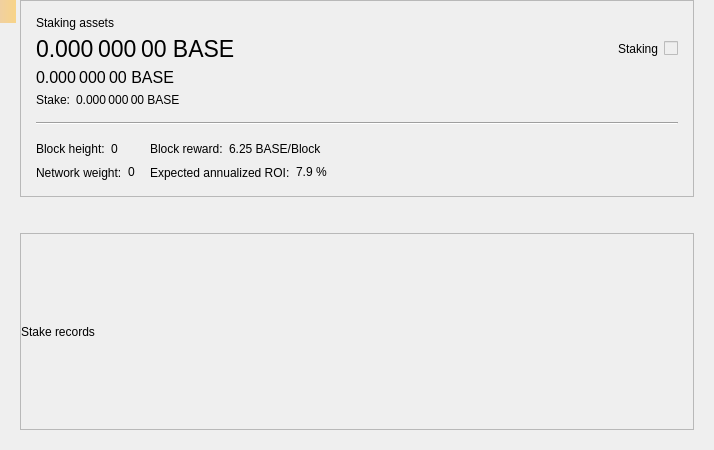
<?xml version="1.0" encoding="UTF-8"?>
<ui version="4.0">
 <class>StakePage</class>
 <widget class="QWidget" name="StakePage">
  <property name="geometry">
   <rect>
    <x>0</x>
    <y>0</y>
    <width>714</width>
    <height>450</height>
   </rect>
  </property>
  <property name="windowTitle">
   <string>Form</string>
  </property>
  <layout class="QVBoxLayout" name="verticalLayout_3">
   <property name="leftMargin">
    <number>20</number>
   </property>
   <property name="topMargin">
    <number>0</number>
   </property>
   <property name="rightMargin">
    <number>20</number>
   </property>
   <property name="bottomMargin">
    <number>20</number>
   </property>
   <item>
    <widget class="QFrame" name="frameStakeInfo">
     <property name="frameShape">
      <enum>QFrame::StyledPanel</enum>
     </property>
     <property name="frameShadow">
      <enum>QFrame::Raised</enum>
     </property>
     <layout class="QVBoxLayout" name="verticalLayout">
      <property name="spacing">
       <number>15</number>
      </property>
      <property name="leftMargin">
       <number>15</number>
      </property>
      <property name="topMargin">
       <number>15</number>
      </property>
      <property name="rightMargin">
       <number>15</number>
      </property>
      <property name="bottomMargin">
       <number>15</number>
      </property>
      <item>
       <layout class="QGridLayout" name="gridLayout_2">
        <property name="spacing">
         <number>6</number>
        </property>
        <item row="1" column="0">
         <widget class="QLabel" name="labelAssets">
          <property name="font">
           <font>
            <pointsize>17</pointsize>
           </font>
          </property>
          <property name="cursor">
           <cursorShape>IBeamCursor</cursorShape>
          </property>
          <property name="toolTip">
           <string>Your current spendable balance</string>
          </property>
          <property name="text">
           <string notr="true">0.000 000 00 BASE</string>
          </property>
          <property name="alignment">
           <set>Qt::AlignLeading|Qt::AlignLeft|Qt::AlignVCenter</set>
          </property>
          <property name="textInteractionFlags">
           <set>Qt::LinksAccessibleByMouse|Qt::TextSelectableByMouse</set>
          </property>
         </widget>
        </item>
        <item row="2" column="0">
         <widget class="QLabel" name="labelAssetsImmature">
          <property name="font">
           <font>
            <pointsize>12</pointsize>
           </font>
          </property>
          <property name="cursor">
           <cursorShape>IBeamCursor</cursorShape>
          </property>
          <property name="toolTip">
           <string>Your immature balance</string>
          </property>
          <property name="text">
           <string notr="true">0.000 000 00 BASE</string>
          </property>
          <property name="alignment">
           <set>Qt::AlignLeading|Qt::AlignLeft|Qt::AlignVCenter</set>
          </property>
          <property name="textInteractionFlags">
           <set>Qt::LinksAccessibleByMouse|Qt::TextSelectableByMouse</set>
          </property>
         </widget>
        </item>
        <item row="0" column="0">
         <widget class="QLabel" name="labelAssetsText">
          <property name="text">
           <string>Staking assets</string>
          </property>
          <property name="alignment">
           <set>Qt::AlignLeading|Qt::AlignLeft|Qt::AlignVCenter</set>
          </property>
         </widget>
        </item>
        <item row="1" column="2">
         <spacer name="horizontalSpacer_2">
          <property name="orientation">
           <enum>Qt::Horizontal</enum>
          </property>
          <property name="sizeHint" stdset="0">
           <size>
            <width>40</width>
            <height>20</height>
           </size>
          </property>
         </spacer>
        </item>
        <item row="4" column="0">
         <layout class="QHBoxLayout" name="horizontalLayout_5">
          <property name="spacing">
           <number>6</number>
          </property>
          <item>
           <widget class="QLabel" name="labelStakeText">
            <property name="sizePolicy">
             <sizepolicy hsizetype="Maximum" vsizetype="Preferred">
              <horstretch>0</horstretch>
              <verstretch>0</verstretch>
             </sizepolicy>
            </property>
            <property name="text">
             <string>Stake:</string>
            </property>
            <property name="alignment">
             <set>Qt::AlignLeading|Qt::AlignLeft|Qt::AlignVCenter</set>
            </property>
           </widget>
          </item>
          <item>
           <widget class="QLabel" name="labelStake">
            <property name="text">
             <string>0.000 000 00 BASE</string>
            </property>
            <property name="alignment">
             <set>Qt::AlignLeading|Qt::AlignLeft|Qt::AlignVCenter</set>
            </property>
            <property name="textInteractionFlags">
             <set>Qt::LinksAccessibleByMouse|Qt::TextSelectableByMouse</set>
            </property>
           </widget>
          </item>
          <item>
           <spacer name="horizontalSpacer_3">
            <property name="orientation">
             <enum>Qt::Horizontal</enum>
            </property>
            <property name="sizeType">
             <enum>QSizePolicy::Minimum</enum>
            </property>
            <property name="sizeHint" stdset="0">
             <size>
              <width>0</width>
              <height>0</height>
             </size>
            </property>
           </spacer>
          </item>
         </layout>
        </item>
        <item row="1" column="4">
         <widget class="QLabel" name="labelStaking">
          <property name="text">
           <string>Staking</string>
          </property>
         </widget>
        </item>
        <item row="1" column="5">
         <widget class="QSwitchControl" name="checkStake">
          <property name="enabled">
           <bool>false</bool>
          </property>
         </widget>
        </item>
       </layout>
      </item>
      <item>
       <widget class="Line" name="hLine">
        <property name="orientation">
         <enum>Qt::Horizontal</enum>
        </property>
       </widget>
      </item>
      <item>
       <layout class="QGridLayout" name="gridLayout">
        <property name="verticalSpacing">
         <number>6</number>
        </property>
        <item row="0" column="0">
         <layout class="QHBoxLayout" name="horizontalLayout">
          <property name="spacing">
           <number>6</number>
          </property>
          <item>
           <widget class="QLabel" name="labelHeightText">
            <property name="sizePolicy">
             <sizepolicy hsizetype="Maximum" vsizetype="Preferred">
              <horstretch>0</horstretch>
              <verstretch>0</verstretch>
             </sizepolicy>
            </property>
            <property name="text">
             <string>Block height:</string>
            </property>
            <property name="alignment">
             <set>Qt::AlignLeading|Qt::AlignLeft|Qt::AlignVCenter</set>
            </property>
           </widget>
          </item>
          <item>
           <widget class="QLabel" name="labelHeight">
            <property name="text">
             <string>0</string>
            </property>
            <property name="alignment">
             <set>Qt::AlignLeading|Qt::AlignLeft|Qt::AlignVCenter</set>
            </property>
            <property name="textInteractionFlags">
             <set>Qt::LinksAccessibleByMouse|Qt::TextSelectableByMouse</set>
            </property>
           </widget>
          </item>
          <item>
           <spacer name="horizontalSpacer_4">
            <property name="orientation">
             <enum>Qt::Horizontal</enum>
            </property>
            <property name="sizeType">
             <enum>QSizePolicy::Minimum</enum>
            </property>
            <property name="sizeHint" stdset="0">
             <size>
              <width>0</width>
              <height>0</height>
             </size>
            </property>
           </spacer>
          </item>
         </layout>
        </item>
        <item row="0" column="1">
         <layout class="QHBoxLayout" name="horizontalLayout_3">
          <property name="spacing">
           <number>6</number>
          </property>
          <item>
           <widget class="QLabel" name="labelRewardText">
            <property name="sizePolicy">
             <sizepolicy hsizetype="Maximum" vsizetype="Preferred">
              <horstretch>0</horstretch>
              <verstretch>0</verstretch>
             </sizepolicy>
            </property>
            <property name="text">
             <string>Block reward:</string>
            </property>
            <property name="alignment">
             <set>Qt::AlignLeading|Qt::AlignLeft|Qt::AlignVCenter</set>
            </property>
           </widget>
          </item>
          <item>
           <widget class="QLabel" name="labelReward">
            <property name="text">
             <string>6.25 BASE/Block</string>
            </property>
            <property name="alignment">
             <set>Qt::AlignLeading|Qt::AlignLeft|Qt::AlignVCenter</set>
            </property>
            <property name="textInteractionFlags">
             <set>Qt::LinksAccessibleByMouse|Qt::TextSelectableByMouse</set>
            </property>
           </widget>
          </item>
          <item>
           <spacer name="horizontalSpacer_6">
            <property name="orientation">
             <enum>Qt::Horizontal</enum>
            </property>
            <property name="sizeType">
             <enum>QSizePolicy::Minimum</enum>
            </property>
            <property name="sizeHint" stdset="0">
             <size>
              <width>0</width>
              <height>0</height>
             </size>
            </property>
           </spacer>
          </item>
         </layout>
        </item>
        <item row="0" column="2" rowspan="2">
         <spacer name="horizontalSpacer">
          <property name="orientation">
           <enum>Qt::Horizontal</enum>
          </property>
          <property name="sizeHint" stdset="0">
           <size>
            <width>40</width>
            <height>20</height>
           </size>
          </property>
         </spacer>
        </item>
        <item row="1" column="0">
         <layout class="QHBoxLayout" name="horizontalLayout_2">
          <property name="spacing">
           <number>6</number>
          </property>
          <item>
           <widget class="QLabel" name="labelWeightText">
            <property name="sizePolicy">
             <sizepolicy hsizetype="Maximum" vsizetype="Preferred">
              <horstretch>0</horstretch>
              <verstretch>0</verstretch>
             </sizepolicy>
            </property>
            <property name="text">
             <string>Network weight:</string>
            </property>
            <property name="alignment">
             <set>Qt::AlignLeading|Qt::AlignLeft|Qt::AlignVCenter</set>
            </property>
           </widget>
          </item>
          <item>
           <widget class="QLabel" name="labelWeight">
            <property name="text">
             <string>0</string>
            </property>
            <property name="alignment">
             <set>Qt::AlignLeading|Qt::AlignLeft|Qt::AlignVCenter</set>
            </property>
            <property name="textInteractionFlags">
             <set>Qt::LinksAccessibleByMouse|Qt::TextSelectableByMouse</set>
            </property>
           </widget>
          </item>
          <item>
           <spacer name="horizontalSpacer_5">
            <property name="orientation">
             <enum>Qt::Horizontal</enum>
            </property>
            <property name="sizeType">
             <enum>QSizePolicy::Minimum</enum>
            </property>
            <property name="sizeHint" stdset="0">
             <size>
              <width>0</width>
              <height>0</height>
             </size>
            </property>
           </spacer>
          </item>
         </layout>
        </item>
        <item row="1" column="1">
         <layout class="QHBoxLayout" name="horizontalLayout_4">
          <property name="spacing">
           <number>6</number>
          </property>
          <item>
           <widget class="QLabel" name="labelROIText">
            <property name="sizePolicy">
             <sizepolicy hsizetype="Maximum" vsizetype="Preferred">
              <horstretch>0</horstretch>
              <verstretch>0</verstretch>
             </sizepolicy>
            </property>
            <property name="text">
             <string>Expected annualized ROI:</string>
            </property>
            <property name="alignment">
             <set>Qt::AlignLeading|Qt::AlignLeft|Qt::AlignVCenter</set>
            </property>
           </widget>
          </item>
          <item>
           <widget class="QLabel" name="labelROI">
            <property name="text">
             <string>7.9 %</string>
            </property>
            <property name="alignment">
             <set>Qt::AlignLeading|Qt::AlignLeft|Qt::AlignVCenter</set>
            </property>
            <property name="textInteractionFlags">
             <set>Qt::LinksAccessibleByMouse|Qt::TextSelectableByMouse</set>
            </property>
           </widget>
          </item>
          <item>
           <spacer name="horizontalSpacer_7">
            <property name="orientation">
             <enum>Qt::Horizontal</enum>
            </property>
            <property name="sizeType">
             <enum>QSizePolicy::Minimum</enum>
            </property>
            <property name="sizeHint" stdset="0">
             <size>
              <width>0</width>
              <height>0</height>
             </size>
            </property>
           </spacer>
          </item>
         </layout>
        </item>
       </layout>
      </item>
     </layout>
    </widget>
   </item>
   <item>
    <spacer name="verticalSpacer">
     <property name="orientation">
      <enum>Qt::Vertical</enum>
     </property>
     <property name="sizeType">
      <enum>QSizePolicy::Fixed</enum>
     </property>
     <property name="sizeHint" stdset="0">
      <size>
       <width>20</width>
       <height>30</height>
      </size>
     </property>
    </spacer>
   </item>
   <item>
    <widget class="QFrame" name="frameStakeRecords">
     <property name="frameShape">
      <enum>QFrame::StyledPanel</enum>
     </property>
     <property name="frameShadow">
      <enum>QFrame::Raised</enum>
     </property>
     <layout class="QVBoxLayout" name="verticalLayout_2">
      <property name="leftMargin">
       <number>0</number>
      </property>
      <property name="topMargin">
       <number>0</number>
      </property>
      <property name="rightMargin">
       <number>0</number>
      </property>
      <property name="bottomMargin">
       <number>0</number>
      </property>
      <item>
       <widget class="QLabel" name="labelRecordsText">
        <property name="text">
         <string>Stake records</string>
        </property>
       </widget>
      </item>
     </layout>
    </widget>
   </item>
  </layout>
  <widget class="QLabel" name="labelAlerts">
   <property name="geometry">
    <rect>
     <x>0</x>
     <y>0</y>
     <width>16</width>
     <height>23</height>
    </rect>
   </property>
   <property name="visible">
    <bool>false</bool>
   </property>
   <property name="styleSheet">
    <string notr="true">QLabel { background-color: qlineargradient(x1: 0, y1: 0, x2: 1, y2: 0, stop:0 #F0D0A0, stop:1 #F8D488); color:#000000; }</string>
   </property>
   <property name="wordWrap">
    <bool>true</bool>
   </property>
   <property name="margin">
    <number>3</number>
   </property>
   <property name="textInteractionFlags">
    <set>Qt::TextSelectableByMouse</set>
   </property>
  </widget>
 </widget>
 <customwidgets>
  <customwidget>
   <class>QSwitchControl</class>
   <extends>QCheckBox</extends>
   <header>qt/qswitchcontrol.h</header>
  </customwidget>
 </customwidgets>
 <resources/>
 <connections/>
</ui>
